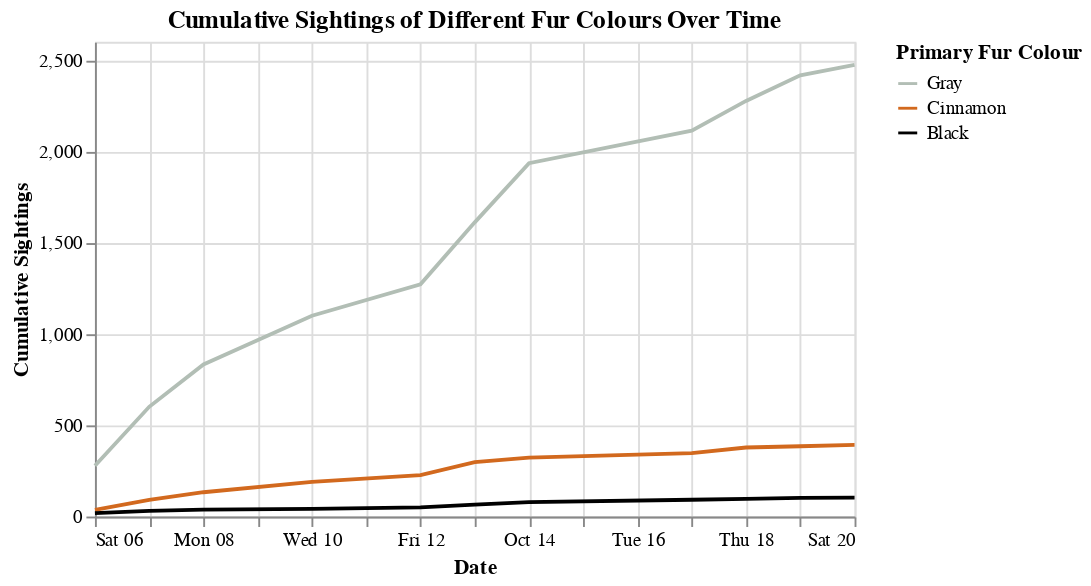

The cell this chart's notebook holds for it:
### Code cell
cumulative_sightings = alt.Chart(
    squirrels.dropna(subset = ['primary_fur_color', 'date']),
    title = alt.Title(text = 'Cumulative Sightings of Different Fur Colours Over Time')
    ).transform_aggregate(
        count = 'count()',
        groupby = ['date', 'primary_fur_color']
    ).transform_window(
        cumulative_count = 'sum(count)',
        sort = [alt.SortField('date')],
        groupby = ['primary_fur_color']
    ).mark_line().encode(
        x = alt.X('date:T', title = 'Date'),
        y = alt.Y('cumulative_count:Q', title = 'Cumulative Sightings'),
        color = alt.Color('primary_fur_color:N').scale(domain = order, range = colours).title('Primary Fur Colour')
    ).properties(width = 400, height = 250)

cumulative_sightings

### Figure 1 — Vega specification as saved in the notebook (floating-point values rounded to 4 significant figures)
{"$schema": "https://vega.github.io/schema/vega/v5.json", "data": [{"name": "source_0", "values": [{"date": "2018-10-14T00:00:00.000", "primary_fur_color": "Gray", "count": 324, "cumulative_count": 1935}, {"date": "2018-10-17T00:00:00.000", "primary_fur_color": "Gray", "count": 178, "cumulative_count": 2113}, {"date": "2018-10-10T00:00:00.000", "primary_fur_color": "Cinnamon", "count": 57, "cumulative_count": 190}, {"date": "2018-10-10T00:00:00.000", "primary_fur_color": "Gray", "count": 267, "cumulative_count": 1100}, {"date": "2018-10-08T00:00:00.000", "primary_fur_color": "Gray", "count": 232, "cumulative_count": 833}, {"date": "2018-10-06T00:00:00.000", "primary_fur_color": "Gray", "count": 278, "cumulative_count": 278}, {"date": "2018-10-13T00:00:00.000", "primary_fur_color": "Gray", "count": 339, "cumulative_count": 1611}, {"date": "2018-10-07T00:00:00.000", "primary_fur_color": "Gray", "count": 323, "cumulative_count": 601}, {"date": "2018-10-18T00:00:00.000", "primary_fur_color": "Gray", "count": 163, "cumulative_count": 2276}, {"date": "2018-10-08T00:00:00.000", "primary_fur_color": "Cinnamon", "count": 42, "cumulative_count": 133}, {"date": "2018-10-13T00:00:00.000", "primary_fur_color": "Cinnamon", "count": 71, "cumulative_count": 298}, {"date": "2018-10-07T00:00:00.000", "primary_fur_color": "Cinnamon", "count": 55, "cumulative_count": 91}, {"date": "2018-10-19T00:00:00.000", "primary_fur_color": "Gray", "count": 140, "cumulative_count": 2416}, {"date": "2018-10-14T00:00:00.000", "primary_fur_color": "Black", "count": 14, "cumulative_count": 79}, {"date": "2018-10-17T00:00:00.000", "primary_fur_color": "Black", "count": 13, "cumulative_count": 92}, {"date": "2018-10-12T00:00:00.000", "primary_fur_color": "Gray", "count": 172, "cumulative_count": 1272}, {"date": "2018-10-18T00:00:00.000", "primary_fur_color": "Cinnamon", "count": 31, "cumulative_count": 378}, {"date": "2018-10-20T00:00:00.000", "primary_fur_color": "Gray", "count": 57, "cumulative_count": 2473}, {"date": "2018-10-12T00:00:00.000", "primary_fur_color": "Cinnamon", "count": 37, "cumulative_count": 227}, {"date": "2018-10-19T00:00:00.000", "primary_fur_color": "Black", "count": 5, "cumulative_count": 102}, {"date": "2018-10-07T00:00:00.000", "primary_fur_color": "Black", "count": 12, "cumulative_count": 31}, {"date": "2018-10-18T00:00:00.000", "primary_fur_color": "Black", "count": 5, "cumulative_count": 97}, {"date": "2018-10-06T00:00:00.000", "primary_fur_color": "Cinnamon", "count": 36, "cumulative_count": 36}, {"date": "2018-10-08T00:00:00.000", "primary_fur_color": "Black", "count": 7, "cumulative_count": 38}, {"date": "2018-10-14T00:00:00.000", "primary_fur_color": "Cinnamon", "count": 25, "cumulative_count": 323}, {"date": "2018-10-12T00:00:00.000", "primary_fur_color": "Black", "count": 8, "cumulative_count": 50}, {"date": "2018-10-17T00:00:00.000", "primary_fur_color": "Cinnamon", "count": 24, "cumulative_count": 347}, {"date": "2018-10-06T00:00:00.000", "primary_fur_color": "Black", "count": 19, "cumulative_count": 19}, {"date": "2018-10-10T00:00:00.000", "primary_fur_color": "Black", "count": 4, "cumulative_count": 42}, {"date": "2018-10-20T00:00:00.000", "primary_fur_color": "Cinnamon", "count": 7, "cumulative_count": 392}, {"date": "2018-10-13T00:00:00.000", "primary_fur_color": "Black", "count": 15, "cumulative_count": 65}, {"date": "2018-10-19T00:00:00.000", "primary_fur_color": "Cinnamon", "count": 7, "cumulative_count": 385}, {"date": "2018-10-20T00:00:00.000", "primary_fur_color": "Black", "count": 1, "cumulative_count": 103}], "transform": [{"type": "formula", "expr": "toDate(datum['date'])", "as": "date"}]}, {"name": "source_0_y_domain_cumulative_count", "values": [{"min": 19, "max": 2473}]}], "marks": [{"type": "group", "name": "pathgroup", "from": {"facet": {"data": "source_0", "name": "faceted_path_main", "groupby": ["primary_fur_color"]}}, "encode": {"update": {"width": {"field": {"signal": null, "datum": null, "group": "width", "parent": null}}, "height": {"field": {"signal": null, "datum": null, "group": "height", "parent": null}}}}, "marks": [{"type": "line", "name": "marks", "from": {"data": "faceted_path_main"}, "sort": {"field": "datum[\"date\"]"}, "encode": {"update": {"y": {"field": "cumulative_count", "scale": "y"}, "x": {"field": "date", "scale": "x"}, "defined": {"signal": "isValid(datum[\"date\"]) && isFinite(+datum[\"date\"]) && isValid(datum[\"cumulative_count\"]) && isFinite(+datum[\"cumulative_count\"])"}, "stroke": {"field": "primary_fur_color", "scale": "color"}}}, "style": ["line"]}]}], "scales": [{"name": "x", "type": "time", "domain": {"data": "source_0", "field": "date"}, "range": [0, {"signal": "width"}]}, {"name": "y", "type": "linear", "domain": [{"signal": "(data(\"source_0_y_domain_cumulative_count\")[0] || {}).min"}, {"signal": "(data(\"source_0_y_domain_cumulative_count\")[0] || {}).max"}], "range": [{"signal": "height"}, 0], "nice": true, "zero": true}, {"name": "color", "type": "ordinal", "domain": ["Gray", "Cinnamon", "Black"], "range": ["#B2BEB5", "#D2691E", "#000000"]}], "axes": [{"scale": "x", "gridScale": "y", "orient": "bottom", "grid": true, "domain": false, "minExtent": 0, "tickCount": {"signal": "ceil(width/40)"}, "labels": false, "ticks": false, "zindex": 0, "aria": false, "maxExtent": 0}, {"scale": "y", "aria": false, "labels": false, "grid": true, "ticks": false, "orient": "left", "zindex": 0, "gridScale": "x", "domain": false, "maxExtent": 0, "tickCount": {"signal": "ceil(height/40)"}, "minExtent": 0}, {"scale": "x", "labelFlush": true, "orient": "bottom", "grid": false, "title": "Date", "labelOverlap": true, "tickCount": {"signal": "ceil(width/40)"}, "zindex": 0}, {"scale": "y", "labelOverlap": true, "tickCount": {"signal": "ceil(height/40)"}, "zindex": 0, "title": "Cumulative Sightings", "grid": false, "orient": "left"}], "title": {"text": "Cumulative Sightings of Different Fur Colours Over Time", "frame": "group"}, "legends": [{"title": "Primary Fur Colour", "stroke": "color", "symbolType": "stroke"}], "style": "cell", "width": 400, "padding": 5, "background": "white", "height": 250}
